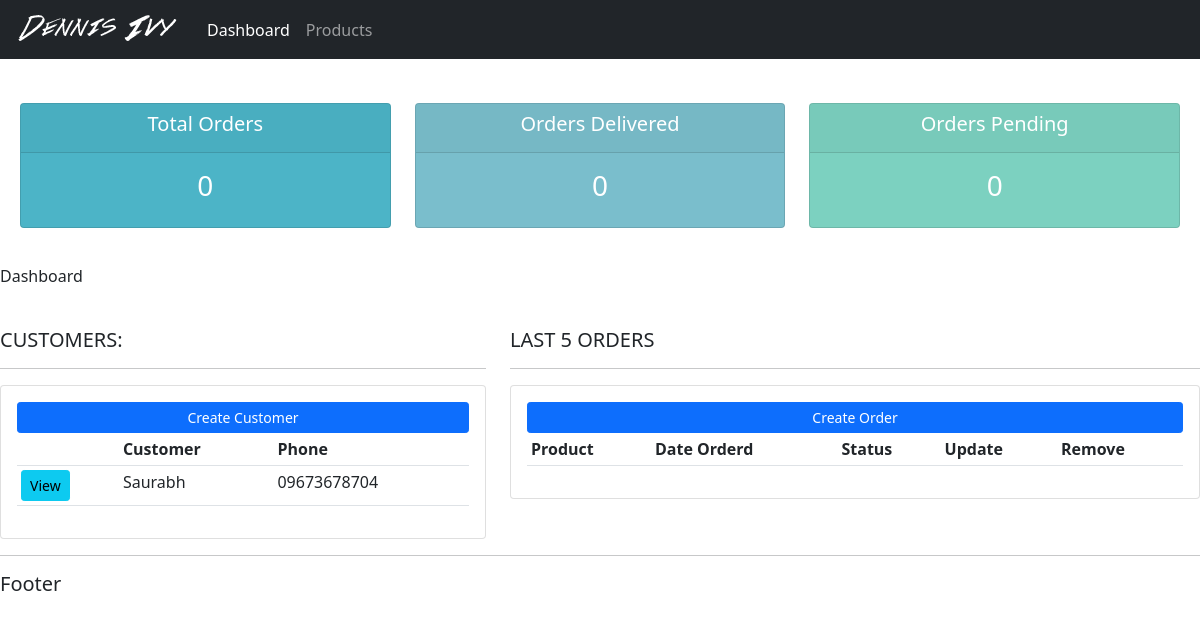
/, run on an earlier commit of the app's database.
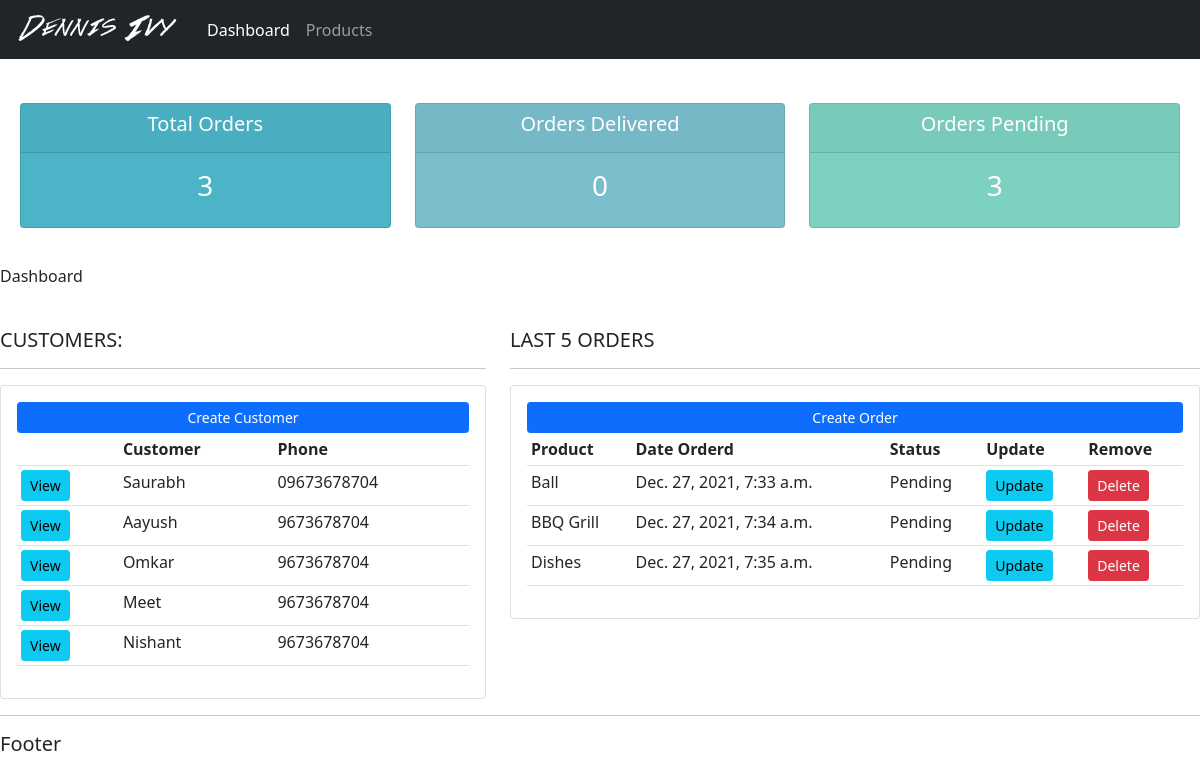
And on a later commit of the database.
### accounts/models.py (models this page shows, shortened)
class Customer(models.Model):
    name = models.CharField(max_length=200 , null=True)
    phone = models.CharField(max_length=200 , null=True)
    email = models.CharField(max_length=200 , null=True)
    date_created = models.DateTimeField(auto_now_add=True , null=True)

class Order(models.Model):
	STATUS = (
			('Pending', 'Pending'),
			('Out for delivery', 'Out for delivery'),
			('Delivered', 'Delivered'),
			)
	customer = models.ForeignKey(Customer,null=True,on_delete=models.SET_NULL)
	product = models.ForeignKey(Product,null=True,on_delete=models.SET_NULL)
	date_created = models.DateTimeField(auto_now_add=True, null=True)
	status = models.CharField(max_length=200, null=True, choices=STATUS)

class Product(models.Model):
	CATEGORY = (
			('Indoor', 'Indoor'),
			('Out Door', 'Out Door'),
			)
	name = models.CharField(max_length=200, null=True)
	price = models.FloatField(null=True)
	category = models.CharField(max_length=200, null=True, choices=CATEGORY)
	description = models.CharField(max_length=200, null=True)
	date_created = models.DateTimeField(auto_now_add=True, null=True)
	tag= models.ManyToManyField(Tag)
	def __str__(self):
		return self.name

### accounts/views.py (the view)
# urls.py: path('', views.home,name="home"),
def home(request):
    orders = Order.objects.all()
    customers = Customer.objects.all()
    total_customers = customers.count()
    total_orders = orders.count()
    delivered = orders.filter(status='Delivered').count()
    pending = orders.filter(status='Pending').count()
    context = {'orders':orders,'customers':customers,'total_customers':total_customers,'total_orders':total_orders,'delivered':delivered,'pending':pending}
    return render(request,'accounts/dashboard.html',context)

### accounts/templates/accounts/dashboard.html
{% extends 'accounts/main.html' %} {% block content %} {% include 'accounts/status.html' %}
<p>Dashboard</p>
<br />
<div class="row">
  <div class="col-md-5">
    <h5>CUSTOMERS:</h5>
    <hr />
    <div class="card card-body">
      <a class="btn btn-primary btn-sm btn-block" href="">Create Customer</a>
      <table class="table table-sm">
        <tr>
          <th></th>
          <th>Customer</th>
          <th>Phone</th>
        </tr>
        {% for customer in customers %}
        <tr>
          <td><a href="{% url 'customer' customer.id %}" class="btn btn-sm btn-info">View</a></td>
          <td>{{customer.name}}</td>
          <td>{{customer.phone}}</td>
        </tr>
        {% endfor %}
      </table>
    </div>
  </div>
  <div class="col-md-7">
    <h5>LAST 5 ORDERS</h5>
    <hr />
    <div class="card card-body">
      <a class="btn btn-primary btn-sm btn-block" href="{% url 'create_order' %}">Create Order</a>
      <table class="table table-sm">
        <tr>
          <th>Product</th>
          <th>Date Orderd</th>
          <th>Status</th>
          <th>Update</th>
          <th>Remove</th>
        </tr>
        {% for order in orders %}
        <tr>
          <td>{{order.product}}</td>
          <td>{{order.date_created}}</td>
          <td>{{order.status}}</td>
          <td><a href="#" class="btn btn-sm btn-info">Update</a></td>
          <td><a href="#" class="btn btn-sm btn-danger">Delete</a></td>
        </tr>
        {% endfor %}
      </table>
    </div>
  </div>
</div>
{% endblock %}

### accounts/templates/accounts/main.html (shortened to what this page needs)
{% load static %}
<!DOCTYPE html>
<html lang="en">
  <head>
    <link rel="stylesheet" href="{% static '/css/main.css' %}" />
    <link href="https://cdn.jsdelivr.net/npm/bootstrap@5.1.3/dist/css/bootstrap.min.css" rel="stylesheet" />
  </head>
  <body>
    {% include 'accounts/navbar.html' %} {% block content %} {% endblock %} {% include 'accounts/footer.html' %}
  </body>
</html>

### accounts/templates/accounts/navbar.html (shortened to what this page needs)
{% load static %}
<nav class="navbar navbar-expand-lg navbar-dark bg-dark">
  <img src="{% static '/images/logo.png' %}" alt="" />
  <div class="collapse navbar-collapse" id="navbarNavAltMarkup">
    <div class="navbar-nav">
      <a class="nav-item nav-link active" href="{% url 'home'%}">Dashboard</a>
      <a class="nav-item nav-link" href="{% url 'products' %}">Products</a>
    </div>
  </div>
</nav>

### accounts/templates/accounts/status.html
<br />
<div style="margin:20px">
<div class="row">
  <div class="col">
    <div class="col-md">
      <div class="card text-center text-white mb-3" id="total-orders">
        <div class="card-header">
          <h5 class="card-title">Total Orders</h5>
        </div>
        <div class="card-body">
          <h3 class="card-title">{{total_orders}}</h3>
        </div>
      </div>
    </div>
  </div>
  <div class="col">
    <div class="col-md">
      <div class="card text-center text-white mb-3" id="orders-delivered">
        <div class="card-header">
          <h5 class="card-title">Orders Delivered</h5>
        </div>
        <div class="card-body">
          <h3 class="card-title">{{delivered}}</h3>
        </div>
      </div>
    </div>
  </div>
  <div class="col">
    <div class="col-md">
      <div class="card text-center text-white mb-3" id="orders-pending">
        <div class="card-header">
          <h5 class="card-title">Orders Pending</h5>
        </div>
        <div class="card-body">
          <h3 class="card-title">{{pending}}</h3>
        </div>
      </div>
    </div>
  </div>
</div>
</div>

### accounts/templates/accounts/footer.html
<hr />
<h5>Footer</h5>

### static/css/main.css (style rules this page uses)
body { background-color: #ebeff5; }
#total-orders { background-color: #4cb4c7; }
#orders-delivered { background-color: #7abecc; }
#orders-pending { background-color: #7cd1c0; }

What changed in the data, as far as the page shows it:
added Customer: name "Aayush", phone "9673678704"
added Customer: name "Omkar", phone "9673678704"
added Customer: name "Meet", phone "9673678704"
added Customer: name "Nishant", phone "9673678704"
added Order: product "Ball", date_created "Dec. 27, 2021, 7:33 a.m.", status "Pending"
added Order: product "BBQ Grill", date_created "Dec. 27, 2021, 7:34 a.m.", status "Pending"
added Order: product "Dishes", date_created "Dec. 27, 2021, 7:35 a.m.", status "Pending"
Also different on the page:
{{ total_orders }}: "0" → "3"
{{ pending }}: "0" → "3"
